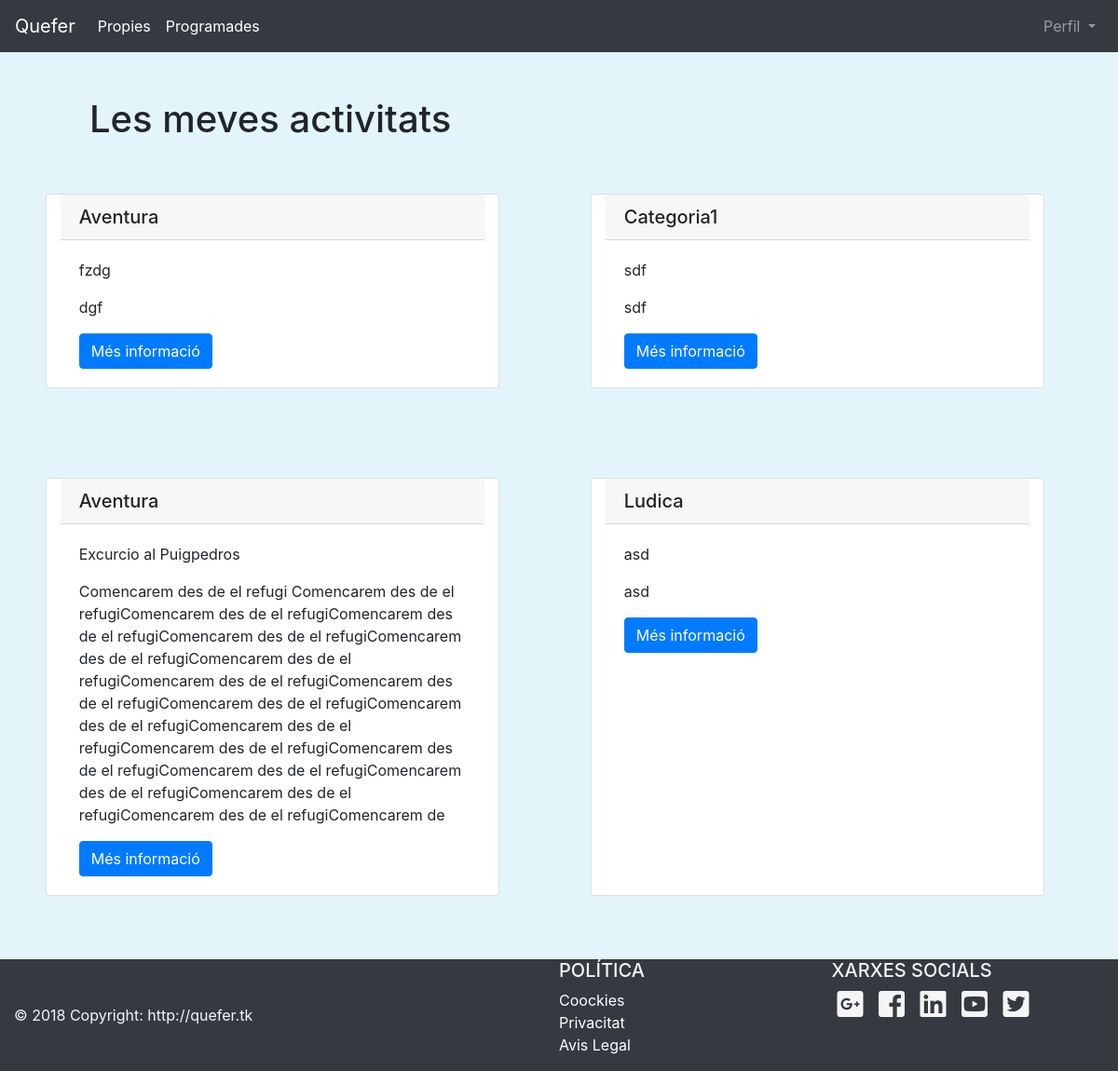
Page /activitatsPropies/ (signed in) on the earlier database version.
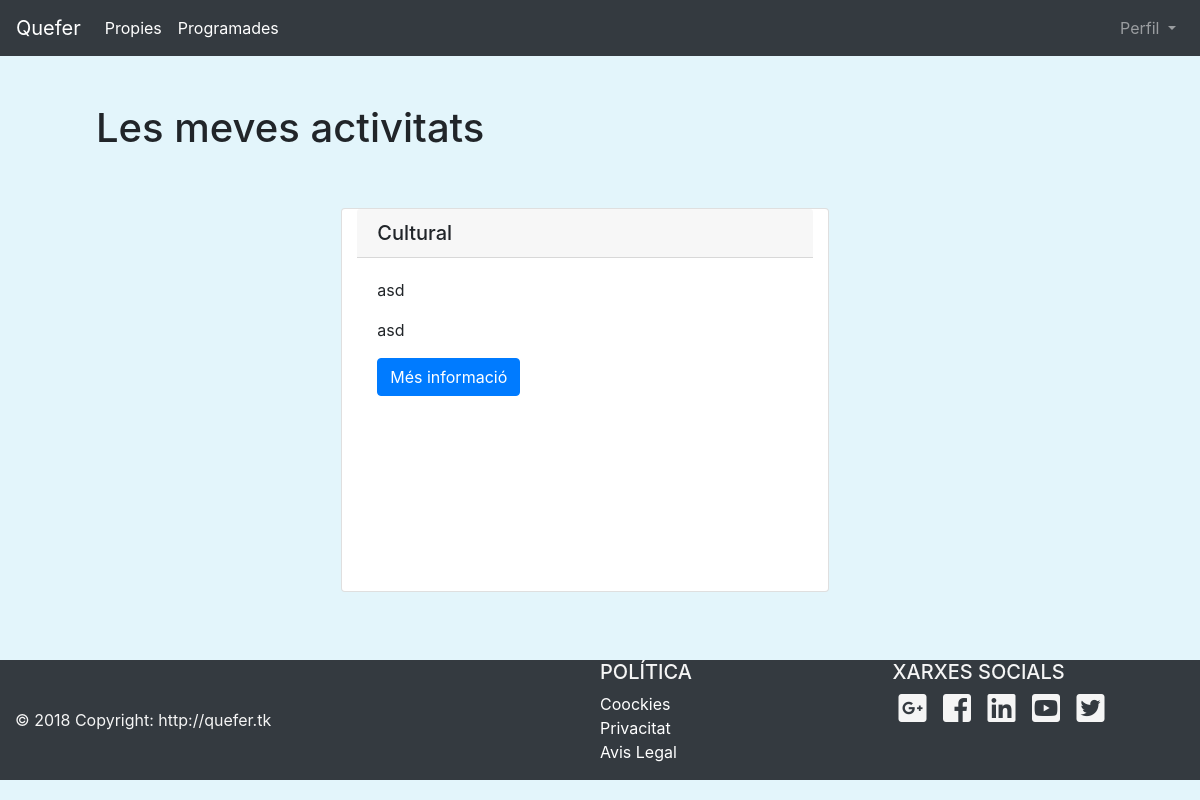
Same page on the later database version.
### activitats/models.py (models this page shows, shortened)
class Activitat(models.Model):
    nom = models.CharField(max_length=50, blank=False, default='', verbose_name="Nom")
    descripcio = models.TextField(max_length=500, blank=False, default='', verbose_name="Descripcio")
    dia = models.DateTimeField(max_length=100,verbose_name="Inici")
    diafinal = models.DateTimeField(max_length=100,verbose_name="Final")
    localitat = models.ForeignKey(Localitat,on_delete=models.CASCADE)
    categoria = models.ForeignKey(Categoria, on_delete=models.CASCADE)
    creador = models.CharField(max_length=250, blank=False, default='', verbose_name="Nom")
    persones_inscrites = models.ManyToManyField(Persona, through='activitat_persones_inscrites')

class Categoria(models.Model):
    nom = models.CharField(max_length=100, blank=False, default='',verbose_name="nom")
    def __str__(self):
        return self.nom

### activitats/views.py (the view)
# urls.py: url(r'activitatsPropies/$', views.activitatsPropies, name='activitatsPropies'),
@login_required
def activitatsPropies(request):
    nom = Q(creador= str(request.user.get_username()))
    activitats = Activitat.objects.filter(nom)
    context = {
        "activtats": activitats,
    }
    return render(request, 'activitats/lesMevesActivitats.html', context)

### activitats/templates/activitats/lesMevesActivitats.html (shortened to what this page needs)
{% extends 'base.html' %}
{% block quefer %}{% url 'activitats:pantallaInici'%}{% endblock %}{% block content %}
          <div class="row col-12 pt-5">
    <div class="col-6 pl-5">
        <div class="pl-5">
                        <h1>Les meves activitats</h1>
        </div>
    </div>
    </div>
    <div class="row col-12 justfy-content-around" style="min-height: 60vh">
        {% if activtats %}
    {% for activitat in activtats %}
      <div class=" card col-11 col-sm-5 mr-auto ml-auto m-5 segon2">
          <h5 class="card-header">{{ activitat.categoria }}</h5>
          <div class="card-body tercer2">
              <p class="">{{ activitat.nom }}</p>
              <p class="card-text">{{ activitat.descripcio}}</p>
               <td ><a  class="btn btn-primary" href="{% url 'activitats:activitatDetallada' activitat.id %}">Més informació</a></td>
          </div>
      </div>
           {% endfor %}
    {% endif %}
    </div>
{% endblock %}

Differences in the rows shown:
removed Activitat: categoria "Aventura", nom "fzdg", descripcio "dgf"
removed Activitat: categoria "Categoria1", nom "sdf", descripcio "sdf"
removed Activitat: categoria "Aventura", nom "Excurcio al Puigpedros", descripcio "Comencarem des de el refugi Comencarem des de el refugiComencarem des de el refugiComencarem des de el refugiComencarem des de el refugiComencarem des de el refugiComencarem des de el refugiComencarem des de el refugiComencarem des de el refugiComencarem des de el refugiComencarem des de el refugiComencarem des de el refugiComencarem des de el refugiComencarem des de el refugiComencarem des de el refugiComencarem des de el refugiComencarem des de el refugiComencarem des de el refugiComencarem de"
removed Activitat: categoria "Ludica", nom "asd", descripcio "asd"
added Activitat: categoria "Cultural", nom "asd", descripcio "asd"
